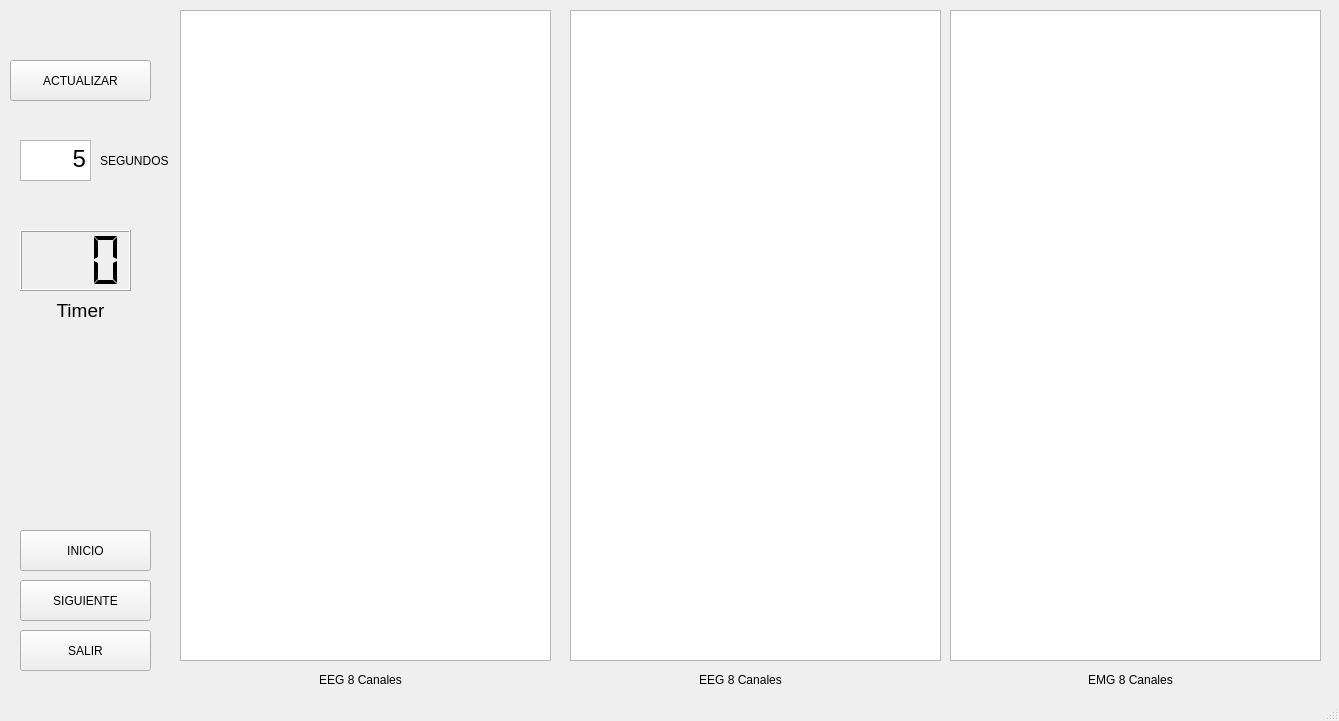
<?xml version="1.0" encoding="UTF-8"?>
<ui version="4.0">
 <class>MainWindow</class>
 <widget class="QMainWindow" name="MainWindow">
  <property name="geometry">
   <rect>
    <x>0</x>
    <y>0</y>
    <width>1339</width>
    <height>721</height>
   </rect>
  </property>
  <property name="windowTitle">
   <string>MainWindow</string>
  </property>
  <widget class="QWidget" name="centralwidget">
   <widget class="PlotWidget" name="graphicsView">
    <property name="geometry">
     <rect>
      <x>180</x>
      <y>10</y>
      <width>371</width>
      <height>651</height>
     </rect>
    </property>
   </widget>
   <widget class="QPushButton" name="pushButton">
    <property name="geometry">
     <rect>
      <x>20</x>
      <y>630</y>
      <width>131</width>
      <height>41</height>
     </rect>
    </property>
    <property name="text">
     <string>SALIR</string>
    </property>
   </widget>
   <widget class="QPushButton" name="pushButton_2">
    <property name="geometry">
     <rect>
      <x>20</x>
      <y>530</y>
      <width>131</width>
      <height>41</height>
     </rect>
    </property>
    <property name="text">
     <string>INICIO</string>
    </property>
   </widget>
   <widget class="QPushButton" name="pushButton_3">
    <property name="geometry">
     <rect>
      <x>10</x>
      <y>60</y>
      <width>141</width>
      <height>41</height>
     </rect>
    </property>
    <property name="text">
     <string>ACTUALIZAR</string>
    </property>
   </widget>
   <widget class="QLCDNumber" name="lcdNumber">
    <property name="geometry">
     <rect>
      <x>20</x>
      <y>230</y>
      <width>111</width>
      <height>61</height>
     </rect>
    </property>
    <property name="smallDecimalPoint">
     <bool>true</bool>
    </property>
    <property name="digitCount">
     <number>3</number>
    </property>
    <property name="segmentStyle">
     <enum>QLCDNumber::Flat</enum>
    </property>
   </widget>
   <widget class="QLabel" name="label">
    <property name="geometry">
     <rect>
      <x>100</x>
      <y>140</y>
      <width>81</width>
      <height>41</height>
     </rect>
    </property>
    <property name="text">
     <string>SEGUNDOS</string>
    </property>
   </widget>
   <widget class="QTextEdit" name="textEdit">
    <property name="geometry">
     <rect>
      <x>20</x>
      <y>140</y>
      <width>71</width>
      <height>41</height>
     </rect>
    </property>
    <property name="html">
     <string>&lt;!DOCTYPE HTML PUBLIC &quot;-//W3C//DTD HTML 4.0//EN&quot; &quot;http://www.w3.org/TR/REC-html40/strict.dtd&quot;&gt;
&lt;html&gt;&lt;head&gt;&lt;meta name=&quot;qrichtext&quot; content=&quot;1&quot; /&gt;&lt;style type=&quot;text/css&quot;&gt;
p, li { white-space: pre-wrap; }
&lt;/style&gt;&lt;/head&gt;&lt;body style=&quot; font-family:'.SF NS Text'; font-size:13pt; font-weight:400; font-style:normal;&quot;&gt;
&lt;p align=&quot;right&quot; style=&quot; margin-top:0px; margin-bottom:0px; margin-left:0px; margin-right:0px; -qt-block-indent:0; text-indent:0px;&quot;&gt;&lt;span style=&quot; font-family:'MS Shell Dlg 2'; font-size:18pt;&quot;&gt;5&lt;/span&gt;&lt;/p&gt;&lt;/body&gt;&lt;/html&gt;</string>
    </property>
   </widget>
   <widget class="QGraphicsView" name="graphicsView_2">
    <property name="geometry">
     <rect>
      <x>570</x>
      <y>10</y>
      <width>371</width>
      <height>651</height>
     </rect>
    </property>
   </widget>
   <widget class="QGraphicsView" name="graphicsView_3">
    <property name="geometry">
     <rect>
      <x>950</x>
      <y>10</y>
      <width>371</width>
      <height>651</height>
     </rect>
    </property>
   </widget>
   <widget class="QPushButton" name="pushButton_4">
    <property name="geometry">
     <rect>
      <x>20</x>
      <y>580</y>
      <width>131</width>
      <height>41</height>
     </rect>
    </property>
    <property name="text">
     <string>SIGUIENTE</string>
    </property>
   </widget>
   <widget class="QLabel" name="label_2">
    <property name="geometry">
     <rect>
      <x>310</x>
      <y>660</y>
      <width>101</width>
      <height>41</height>
     </rect>
    </property>
    <property name="text">
     <string>&lt;html&gt;&lt;head/&gt;&lt;body&gt;&lt;p align=&quot;center&quot;&gt;EEG 8 Canales&lt;/p&gt;&lt;/body&gt;&lt;/html&gt;</string>
    </property>
   </widget>
   <widget class="QLabel" name="label_3">
    <property name="geometry">
     <rect>
      <x>690</x>
      <y>660</y>
      <width>101</width>
      <height>41</height>
     </rect>
    </property>
    <property name="text">
     <string>&lt;html&gt;&lt;head/&gt;&lt;body&gt;&lt;p align=&quot;center&quot;&gt;EEG 8 Canales&lt;/p&gt;&lt;/body&gt;&lt;/html&gt;</string>
    </property>
   </widget>
   <widget class="QLabel" name="label_4">
    <property name="geometry">
     <rect>
      <x>1080</x>
      <y>660</y>
      <width>101</width>
      <height>41</height>
     </rect>
    </property>
    <property name="text">
     <string>&lt;html&gt;&lt;head/&gt;&lt;body&gt;&lt;p align=&quot;center&quot;&gt;EMG 8 Canales&lt;/p&gt;&lt;/body&gt;&lt;/html&gt;</string>
    </property>
   </widget>
   <widget class="QLabel" name="label_5">
    <property name="geometry">
     <rect>
      <x>10</x>
      <y>360</y>
      <width>131</width>
      <height>151</height>
     </rect>
    </property>
    <property name="text">
     <string>&lt;html&gt;&lt;head/&gt;&lt;body&gt;&lt;p&gt;&lt;img src=&quot;:/cct/manos.gif&quot;/&gt;&lt;/p&gt;&lt;/body&gt;&lt;/html&gt;</string>
    </property>
   </widget>
   <widget class="QLabel" name="label_6">
    <property name="geometry">
     <rect>
      <x>40</x>
      <y>290</y>
      <width>81</width>
      <height>41</height>
     </rect>
    </property>
    <property name="text">
     <string>&lt;html&gt;&lt;head/&gt;&lt;body&gt;&lt;p align=&quot;center&quot;&gt;&lt;span style=&quot; font-size:14pt;&quot;&gt;Timer&lt;/span&gt;&lt;/p&gt;&lt;/body&gt;&lt;/html&gt;</string>
    </property>
   </widget>
  </widget>
  <widget class="QStatusBar" name="statusbar"/>
 </widget>
 <customwidgets>
  <customwidget>
   <class>PlotWidget</class>
   <extends>QGraphicsView</extends>
   <header>pyqtgraph</header>
  </customwidget>
 </customwidgets>
 <resources>
  <include location="gesto1.qrc"/>
 </resources>
 <connections/>
</ui>
